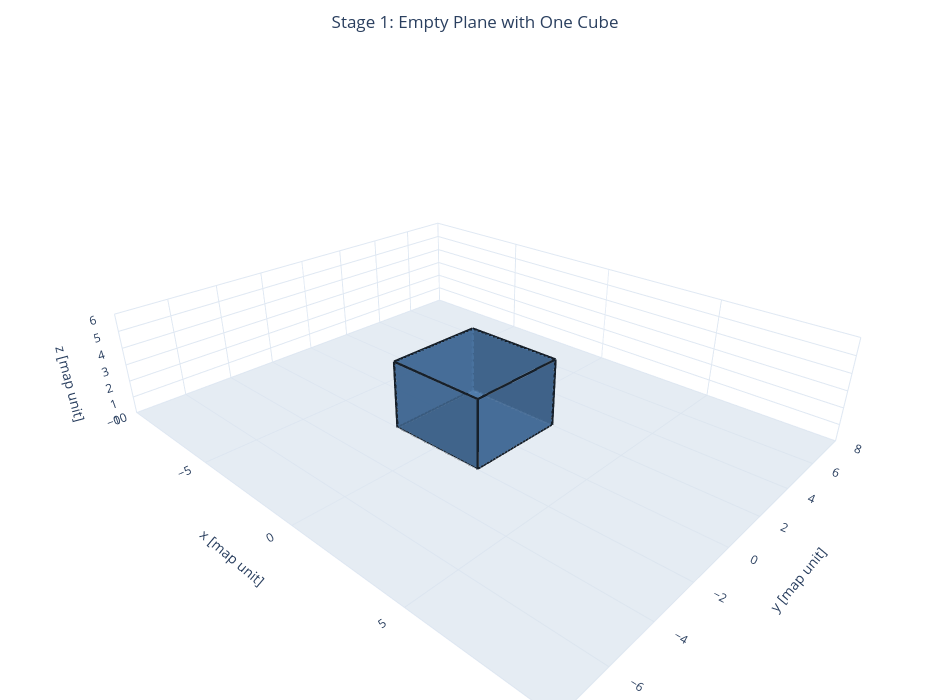

Notebook cell for this chart:
### Code cell
# Cell 2 — Terrain
display(HTML("<h3>Cell 2 — Terrain</h3>"))
started = perf_counter()
terrain = build_terrain(CONFIG.terrain_category)
mission_points = CONFIG.mission_points
mission_points.validate_against(terrain)
ground_mesh, obstacle_mesh = terrain.surface_meshes()
terrain_sanity = {
    "bounds": asdict(terrain.bounds),
    "ground_z": terrain.ground_z,
    "maximum_height": terrain.maximum_height,
    "ground_vertices": len(ground_mesh.vertices),
    "ground_triangles": len(ground_mesh.triangles),
    "obstacle_vertices": len(obstacle_mesh.vertices),
    "obstacle_triangles": len(obstacle_mesh.triangles),
}
assert terrain.maximum_height > terrain.ground_z
timings["terrain_s"] = perf_counter() - started
terrain_figure = plot_terrain_map(terrain)
save_figure(terrain_figure, FIGURE_DIRECTORY, "cell_02_terrain.html")
display(HTML(html_table(("Terrain check", "Value"), terrain_sanity.items())))
display(terrain_figure)
terrain_sanity

### Figure 1 — Plotly figure (JSON) as saved in the notebook; plotly's stock layout.template omitted (floating-point values rounded to 4 significant figures)
{"data": [{"color": "#d9e2ec", "flatshading": true, "hovertemplate": "Ground plane<br>x=%{x:.2f} map unit<br>y=%{y:.2f} map unit<br>z=%{z:.2f} map unit<extra></extra>", "i": [0, 0], "j": [1, 2], "k": [2, 3], "name": "Ground plane", "opacity": 0.72, "type": "mesh3d", "x": [-10.0, 10.0, 10.0, -10.0], "y": [-8.0, -8.0, 8.0, 8.0], "z": [0.0, 0.0, 0.0, 0.0]}, {"color": "#4c78a8", "flatshading": true, "hovertemplate": "Obstacle terrain<br>x=%{x:.2f} map unit<br>y=%{y:.2f} map unit<br>z=%{z:.2f} map unit<extra></extra>", "i": [0, 0, 4, 4, 0, 0, 1, 1, 2, 2, 3, 3], "j": [2, 3, 5, 6, 1, 5, 2, 6, 3, 7, 0, 4], "k": [1, 2, 6, 7, 5, 4, 6, 5, 7, 6, 4, 7], "name": "Obstacle terrain", "opacity": 0.9, "type": "mesh3d", "x": [-2.0, 2.0, 2.0, -2.0, -2.0, 2.0, 2.0, -2.0], "y": [-2.0, -2.0, 2.0, 2.0, -2.0, -2.0, 2.0, 2.0], "z": [0.0, 0.0, 0.0, 0.0, 4.0, 4.0, 4.0, 4.0]}, {"hoverinfo": "skip", "line": {"color": "#17202a", "width": 5}, "mode": "lines", "name": "Terrain edges", "showlegend": false, "type": "scatter3d", "x": [-2.0, 2.0, null, -2.0, -2.0, null, -2.0, -2.0, null, 2.0, 2.0, null, 2.0, 2.0, null, 2.0, -2.0, null, 2.0, 2.0, null, -2.0, -2.0, null, -2.0, 2.0, null, -2.0, -2.0, null, 2.0, 2.0, null, 2.0, -2.0, null], "y": [-2.0, -2.0, null, -2.0, 2.0, null, -2.0, -2.0, null, -2.0, 2.0, null, -2.0, -2.0, null, 2.0, 2.0, null, 2.0, 2.0, null, 2.0, 2.0, null, -2.0, -2.0, null, -2.0, 2.0, null, -2.0, 2.0, null, 2.0, 2.0, null], "z": [0.0, 0.0, null, 0.0, 0.0, null, 0.0, 4.0, null, 0.0, 0.0, null, 0.0, 4.0, null, 0.0, 0.0, null, 0.0, 4.0, null, 0.0, 4.0, null, 4.0, 4.0, null, 4.0, 4.0, null, 4.0, 4.0, null, 4.0, 4.0, null]}], "layout": {"height": 700, "legend": {"x": 0.02, "y": 0.98}, "margin": {"b": 0, "l": 0, "r": 0, "t": 55}, "scene": {"aspectmode": "data", "camera": {"eye": {"x": 1.55, "y": -1.65, "z": 1.15}, "up": {"x": 0.0, "y": 0.0, "z": 1.0}}, "xaxis": {"range": [-10.0, 10.0], "showspikes": false, "title": {"text": "x [map unit]"}}, "yaxis": {"range": [-8.0, 8.0], "showspikes": false, "title": {"text": "y [map unit]"}}, "zaxis": {"range": [0.0, 6.0], "showspikes": false, "title": {"text": "z [map unit]"}}}, "title": {"text": "Stage 1: Empty Plane with One Cube", "x": 0.5}, "width": 950}}
